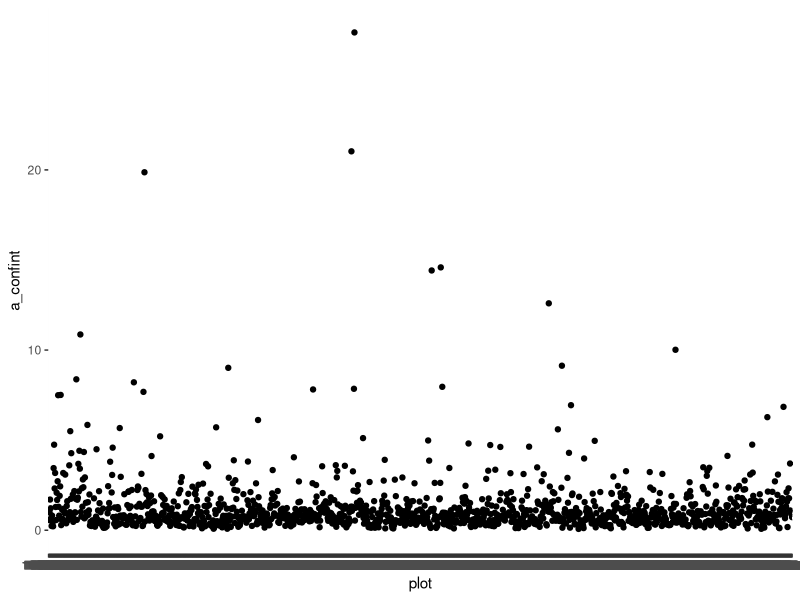
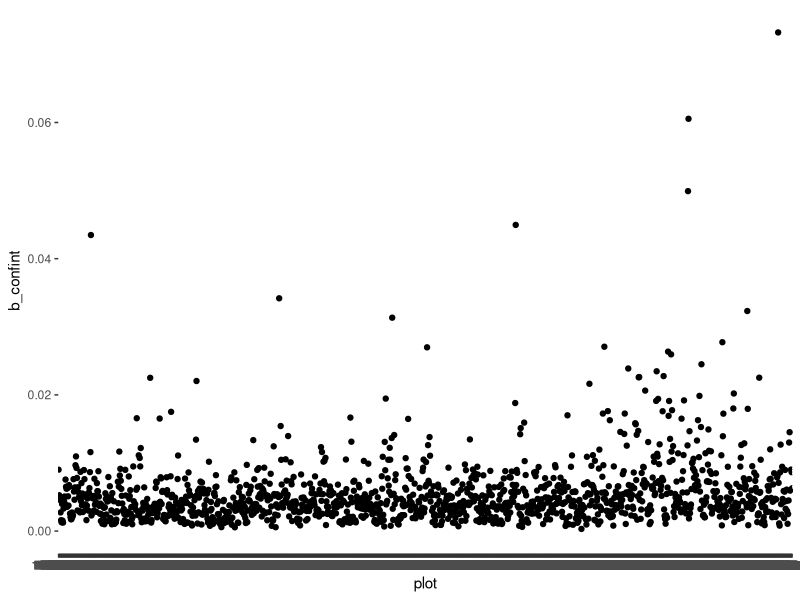

Write R code to recreate these figures, in order. (Note: this script raises an error after producing the figures.)
#set working directory 

setwd("~/OneDrive - University of Cambridge/MPhil/GitLink")

#Get packages ----

library(readxl)
library(ggplot2)
library(gridExtra)
library(tidyr)
library(ggforce)
library(tidyverse)
library(dplyr)
library(writexl)
library(segmented)
library(minpack.lm)
library(data.table)

#get data ----

NPQdata <- read_excel("ExportedData/NPQdata.xlsx")
NPQdata$plot_id <- paste(NPQdata$Plot, NPQdata$Repeat)

#exponential fitting for induction test ----

# induction_data <- filter(NPQdata, cumulative_time <= 600)
# 
# test <- induction_data[1:13,]
# 
# induction_model <- nlsLM(NPQ_values ~ a*(1-exp(-b*cumulative_time)),data=test, 
#                          start = list(a=3.5, b=0.005))
# 
# a_fit <- induction_model$m$getAllPars()[1]
# b_fit <- induction_model$m$getAllPars()[2]
# 
# plot(test$time_post_light_on, test$NPQ_values)
# x <- seq(0,600, by=6)
# y <- predict(induction_model, list(cumulative_time=x))
# points(x,y, type="l")

#make function to use on all data for induction ----

induction_data <- filter(NPQdata, cumulative_time <= 600)

NPQ_induction_fitting <- function(dataset,plot,a=3.5, b=0.005){
  
  subset <- subset(dataset, plot_id == plot) #subsets for each unique plot/repeat
  induction_model <- nlsLM(NPQ_values ~ a*(1-exp(-b*cumulative_time)),data=subset, 
                           start = list(a=a, b=b))
  a_fit <- induction_model$m$getAllPars()[1]
  a_confint <- confint(induction_model)[1,2] - confint(induction_model)[1,1]
  b_fit <- induction_model$m$getAllPars()[2]
  b_confint <- confint(induction_model)[2,2] - confint(induction_model)[2,1]
  induction_fitting <- data.frame(plot = plot, 
                                 a_fit = a_fit,
                                 a_confint = a_confint,
                                 b_fit = b_fit,
                                 b_confint=b_confint)
  
}

induction_plot_ids <-as.character(unique(induction_data$plot_id))
names(induction_plot_ids) <- induction_plot_ids

all_induction_fits <- lapply(induction_plot_ids, function(x) NPQ_induction_fitting(induction_data,x))
all_induction_fits <- rbindlist(all_induction_fits)

ggplot(all_induction_fits, aes(x=plot, y=a_confint)) + geom_point()
ggplot(all_induction_fits, aes(x=plot, y=b_confint)) + geom_point()

#plot outputs ----

# PDFpath <- "~/OneDrive - University of Cambridge/MPhil/NPQinduction.pdf"
# pdf(file=PDFpath)
# 
# for (value in unique(induction_data$plot_id)){
#   
#   subset <- subset(induction_data, plot_id == value)
#   plot(subset$cumulative_time, subset$NPQ_values, 
#        main=paste("Plot of", value))
#   x <- seq(0,600,by=6)
#   induction_model <- nlsLM(NPQ_values ~ a*(1-exp(-b*cumulative_time)),data=subset, 
#                            start = list(a=3, b=0.005))
#   y <- predict(induction_model, list(cumulative_time=x))
#   points(x,y, type="l")
# }
# 
# dev.off()
  
#exponential fitting for relaxation ----
# 
# relaxation_data <- filter(NPQdata, cumulative_time >= 600)
# 
# test2 <- relaxation_data[1:9,]
# 
# relaxation_model <- nlsLM(NPQ_values ~ c*(exp(-d*time_post_light_off)) + e, data=test2,
#                           start=list(c=3,d=0.005,e=0.5))
# 
# c_fit <- relaxation_model$m$getAllPars()[1]
# d_fit <- relaxation_model$m$getAllPars()[2]
# e_fit <- relaxation_model$m$getAllPars()[3]
# 
# plot(test2$time_post_light_off, test2$NPQ_values)
# x <- seq(0,720,by=5)
# y <- predict(relaxation_model, list(time_post_light_off=x))
# points(x,y, type="l")

#make function to use on all data ----

relaxation_data <- filter(NPQdata, cumulative_time >= 600)

NPQ_relaxation_fitting <- function(dataset,plot,c=3,d=0.005,e=0.5){
  
  subset <- subset(dataset, plot_id == plot) #subsets for each unique plot/repeat
  relaxation_model <- nlsLM(NPQ_values ~ c*(exp(-d*time_post_light_off)) + e, data=subset,
                            start=list(c=c,d=d,e=e))
  c_fit <- relaxation_model$m$getAllPars()[1]
  d_fit <- relaxation_model$m$getAllPars()[2]
  e_fit <- relaxation_model$m$getAllPars()[3]
  relaxation_fitting <- data.frame(plot = plot, 
                                 c_fit = c_fit,
                                 d_fit = d_fit,
                                 e_fit=e_fit)
  
}

relaxation_plot_ids <-as.character(unique(relaxation_data$plot_id))
names(relaxation_plot_ids) <- relaxation_plot_ids

all_relaxation_fits <- lapply(relaxation_plot_ids, function(x) NPQ_relaxation_fitting(relaxation_data,x))
all_relaxation_fits <- rbindlist(all_relaxation_fits)

#Plot outputs ----

# PDFpath2 <- "~/OneDrive - University of Cambridge/MPhil/NPQrelaxation.pdf"
# pdf(file=PDFpath2)
# 
# for (value in unique(relaxation_data$plot_id)){
#   
#   subset <- subset(relaxation_data, plot_id == value)
#   plot(subset$time_post_light_off, subset$NPQ_values, 
#        main=paste("Plot of", value))
#   x <- seq(0,720,by=5)
#   relaxation_model <- nlsLM(NPQ_values ~ c*(exp(-d*time_post_light_off)) + e, data=subset,
#                             start=list(c=3,d=0.005,e=0.5))
#   y <- predict(relaxation_model, list(time_post_light_off=x))
#   points(x,y, type="l")
# }
# 
# dev.off()

#initial slope ----

initial_data <- filter(NPQdata, cumulative_time <= 40)
initial_data <- select(initial_data, plot_id,Plot,Repeat, NPQ_values, cumulative_time)

initial_slope_model <- function(dataset, plot) {
  
  subset <- subset(dataset, plot_id==plot)
  initial_model <- lm(NPQ_values ~ 0 + cumulative_time, data=subset) #the 0 tells it to fit through the origin
  initial_slope_fitting <- data.frame(plot=plot,
                                      gradient=coef(initial_model))
}

initial_slope_plot_ids <-as.character(unique(initial_data$plot_id))
names(initial_slope_plot_ids) <- initial_slope_plot_ids

initial_slope_fits <- lapply(initial_slope_plot_ids, function(x) initial_slope_model(initial_data,x))
initial_slope_fits <- rbindlist(initial_slope_fits)

initial_data <- filter(NPQdata, cumulative_time == 40)
initial_data <- select(initial_data, plot_id, Plot, Repeat)

#maximum amplitude ----

max_amp <- filter(NPQdata, NPQ_names=="NPQ_Lss")
max_amp <- select(max_amp, plot_id, NPQ_values)
names(max_amp)[2] <- "max_amp"

#end point ----

end_point <- filter(NPQdata, NPQ_names == "NPQ_D8")
end_point <- select(end_point, plot_id, NPQ_values)
names(end_point)[2] <- "end_NPQ"

#get all parameters into one dataframe

NPQ_parms <- merge(all_induction_fits, all_relaxation_fits,by="plot")
NPQ_parms <- merge(NPQ_parms, initial_slope_fits, by = "plot")
names(NPQ_parms)[1] <- "plot_id"
NPQ_parms <- merge(NPQ_parms, max_amp, by="plot_id")
NPQ_parms <- merge(NPQ_parms, end_point, by="plot_id")

#tidy data based on confint for induction parameters? ----

ggplot(NPQ_parms, aes(x=plot_id, y=a_confint)) + geom_point() 
ggplot(NPQ_parms, aes(x=factor(0), y=a_confint)) + geom_boxplot()
ggplot(NPQ_parms, aes(x=a_confint)) + geom_density() + geom_vline(aes(xintercept=2)) #suggest the cut off is 2 for a! 

ggplot(NPQ_parms, aes(x=plot_id, y=b_confint)) + geom_point() 
ggplot(NPQ_parms, aes(x=factor(0), y=b_confint)) + geom_boxplot() # suggest cut off is 0.01 for b!
ggplot(NPQ_parms, aes(x=b_confint)) + geom_density() + geom_vline(aes(xintercept=0.01)) #suggest the cut off is 0.01 for b!

NPQ_parms <- filter(NPQ_parms, a_confint <= 2)
NPQ_parms <- filter(NPQ_parms, b_confint <= 0.01)

#visualise! ----

ggplot(NPQ_parms, aes(x=e_fit, y=end_NPQ)) + geom_point() # should be y=x ish as e_fit is estimating the end point essentially
ggplot(NPQ_parms, aes(x=a_fit, y=max_amp)) + geom_point() # should be fairly positive correlation
ggplot(NPQ_parms, aes(x=b_fit, y=gradient)) + geom_point() # should be fairly positive correlation

#final dataset ----

NPQ_parms <- merge(initial_data, NPQ_parms, by="plot_id")
NPQ_parms <- select(NPQ_parms, -c(a_confint, b_confint, plot_id))
